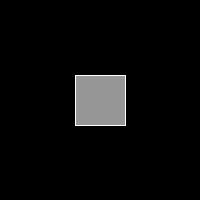
Frame 1 (no input)
Frame 60 (the mouse pressed at the canvas centre just before this capture): identical to frame 1, image omitted
Frame 120 (the mouse held since frame 60 and released just before this capture): identical to frame 1, image omitted

The Processing sketch that drew this single still picture (run headless with seeded random() and noise(); from frame 60 on, the mouse is pressed at the canvas centre):

// Processing sketch: sketch_02_fixing_errors
// ── sketch_02_fixing_errors.pde
void setup() {
  size(200, 200);
  background(0);
  stroke(255);
  fill(150);
  rectMode(CENTER);
  rect(100, 100, 50, 50);
}

void draw() {
}
